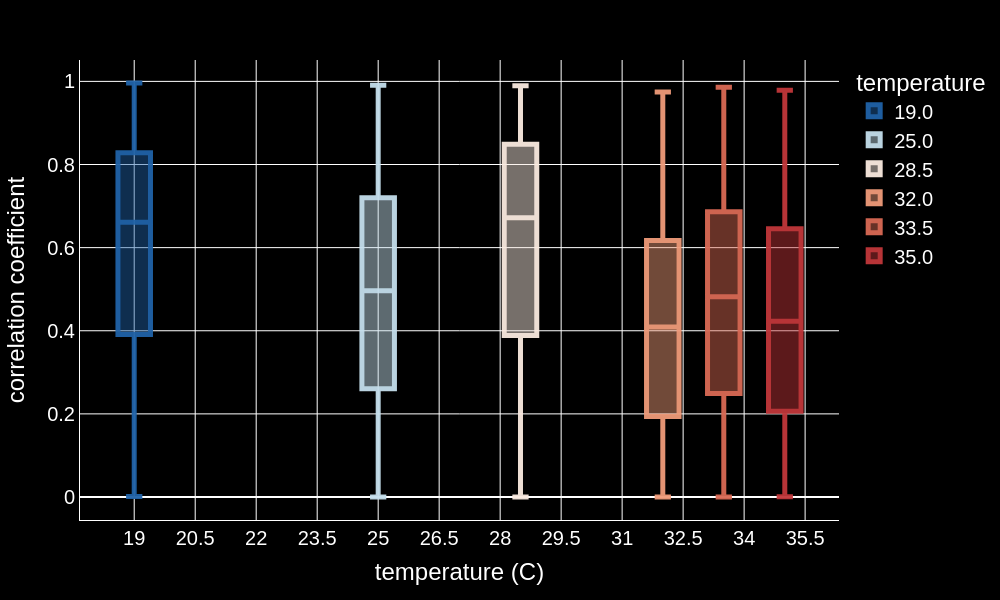

The cell this chart's notebook holds for it:
### Code cell
feature_cc_plot_df = feature_cc_df.loc[feature_cc_df["temperature"] != "null"].copy()
feature_cc_plot_df["temperature"] = feature_cc_plot_df["temperature"].astype(float)
feature_cc_plot_df["cc_abs"] = feature_cc_plot_df["cc"].abs()

feature_group_stats = feature_cc_plot_df.groupby(["temperature"])["cc_abs"].agg(
    mean="mean",
    std="std",
    sem="sem"
).reset_index()

groups = feature_cc_plot_df["temperature"].unique()
min_val, max_val = 17, 38
colors = dict({float(val):
    pc.sample_colorscale("RdBu_r", (val - min_val) / (max_val - min_val))[0]
    for val in groups
})

feature_cc_plot_df["temperature_group"] = pd.Categorical(feature_cc_plot_df["temperature"].astype(str))
feature_cc_plot_df = feature_cc_plot_df.sort_values(["temperature_group"])

fig = px.box(feature_cc_plot_df, y="cc_abs", x="temperature", color="temperature", color_discrete_map=colors)
fig.update_traces(width=0.8)
fig = format_2d_plotly(fig, font_size=20, axis_labels=["temperature (C)", "correlation coefficient"])
fig.update_traces(opacity=0.95)
fig.update_traces(line=dict(width=5))

fig.show()

fig.write_image(feature_cc_fig_path / f"{col_prefix}_feature_cc_box.png", scale=2)
fig.write_html(feature_cc_fig_path / f"{col_prefix}_feature_cc_box.html")

### Figure 1 — Plotly figure (JSON) as saved in the notebook; plotly's stock layout.template omitted (floating-point values rounded to 4 significant figures; data arrays with more than 128 entries replaced by an {"elided": "..."} marker saying what was removed)
{"data": [{"alignmentgroup": "True", "hovertemplate": "temperature=%{x}<br>cc_abs=%{y}<extra></extra>", "legendgroup": "19.0", "line": {"width": 5}, "marker": {"color": "rgb(32, 99, 168)", "line": {"color": "white", "width": 1}, "size": 6}, "name": "19.0", "notched": false, "offsetgroup": "19.0", "opacity": 0.95, "orientation": "v", "showlegend": true, "type": "box", "width": 0.8, "x": {"elided": "3160 float values"}, "x0": " ", "xaxis": "x", "y": {"elided": "3160 float values"}, "y0": " ", "yaxis": "y"}, {"alignmentgroup": "True", "hovertemplate": "temperature=%{x}<br>cc_abs=%{y}<extra></extra>", "legendgroup": "25.0", "line": {"width": 5}, "marker": {"color": "rgb(197, 223, 237)", "line": {"color": "white", "width": 1}, "size": 6}, "name": "25.0", "notched": false, "offsetgroup": "25.0", "opacity": 0.95, "orientation": "v", "showlegend": true, "type": "box", "width": 0.8, "x": {"elided": "3160 float values"}, "x0": " ", "xaxis": "x", "y": {"elided": "3160 float values"}, "y0": " ", "yaxis": "y"}, {"alignmentgroup": "True", "hovertemplate": "temperature=%{x}<br>cc_abs=%{y}<extra></extra>", "legendgroup": "28.5", "line": {"width": 5}, "marker": {"color": "rgb(250, 234, 224)", "line": {"color": "white", "width": 1}, "size": 6}, "name": "28.5", "notched": false, "offsetgroup": "28.5", "opacity": 0.95, "orientation": "v", "showlegend": true, "type": "box", "width": 0.8, "x": {"elided": "3160 float values"}, "x0": " ", "xaxis": "x", "y": {"elided": "3160 float values"}, "y0": " ", "yaxis": "y"}, {"alignmentgroup": "True", "hovertemplate": "temperature=%{x}<br>cc_abs=%{y}<extra></extra>", "legendgroup": "32.0", "line": {"width": 5}, "marker": {"color": "rgb(240, 155, 122)", "line": {"color": "white", "width": 1}, "size": 6}, "name": "32.0", "notched": false, "offsetgroup": "32.0", "opacity": 0.95, "orientation": "v", "showlegend": true, "type": "box", "width": 0.8, "x": {"elided": "3160 float values"}, "x0": " ", "xaxis": "x", "y": {"elided": "3160 float values"}, "y0": " ", "yaxis": "y"}, {"alignmentgroup": "True", "hovertemplate": "temperature=%{x}<br>cc_abs=%{y}<extra></extra>", "legendgroup": "33.5", "line": {"width": 5}, "marker": {"color": "rgb(218, 106, 85)", "line": {"color": "white", "width": 1}, "size": 6}, "name": "33.5", "notched": false, "offsetgroup": "33.5", "opacity": 0.95, "orientation": "v", "showlegend": true, "type": "box", "width": 0.8, "x": {"elided": "3160 float values"}, "x0": " ", "xaxis": "x", "y": {"elided": "3160 float values"}, "y0": " ", "yaxis": "y"}, {"alignmentgroup": "True", "hovertemplate": "temperature=%{x}<br>cc_abs=%{y}<extra></extra>", "legendgroup": "35.0", "line": {"width": 5}, "marker": {"color": "rgb(193, 55, 58)", "line": {"color": "white", "width": 1}, "size": 6}, "name": "35.0", "notched": false, "offsetgroup": "35.0", "opacity": 0.95, "orientation": "v", "showlegend": true, "type": "box", "width": 0.8, "x": {"elided": "3160 float values"}, "x0": " ", "xaxis": "x", "y": {"elided": "3160 float values"}, "y0": " ", "yaxis": "y"}], "layout": {"boxmode": "overlay", "coloraxis": {"colorbar": {"len": 0.5, "x": 1, "y": 0, "yanchor": "bottom"}}, "font": {"color": "white", "family": "Arial, sans-serif", "size": 20}, "height": 600, "legend": {"title": {"text": "temperature"}, "tracegroupgap": 0}, "margin": {"t": 60}, "paper_bgcolor": "black", "plot_bgcolor": "black", "title": {"text": ""}, "width": 1000, "xaxis": {"anchor": "y", "categoryarray": [19, 25, 28.5, 32, 33.5, 35], "categoryorder": "array", "domain": [0, 1], "gridcolor": "white", "linecolor": "white", "showgrid": true, "tickfont": {"size": 20}, "title": {"text": "temperature (C)"}, "zeroline": true, "zerolinecolor": "white"}, "yaxis": {"anchor": "x", "domain": [0, 1], "gridcolor": "white", "linecolor": "white", "showgrid": true, "tickfont": {"size": 20}, "title": {"text": "correlation coefficient"}, "zeroline": true, "zerolinecolor": "white"}}}
